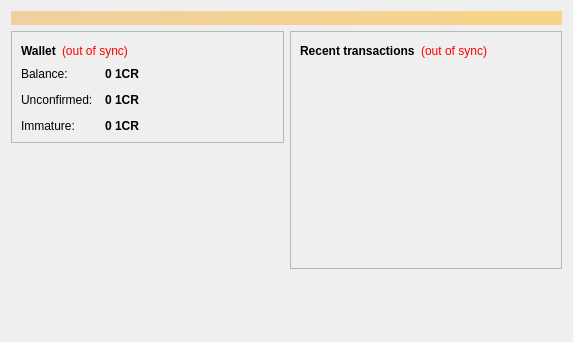
<?xml version="1.0" encoding="UTF-8"?>
<ui version="4.0">
 <class>OverviewPage</class>
 <widget class="QWidget" name="OverviewPage">
  <property name="geometry">
   <rect>
    <x>0</x>
    <y>0</y>
    <width>573</width>
    <height>342</height>
   </rect>
  </property>
  <property name="windowTitle">
   <string>Form</string>
  </property>
  <layout class="QVBoxLayout" name="topLayout">
   <item>
    <widget class="QLabel" name="labelAlerts">
     <property name="visible">
      <bool>false</bool>
     </property>
     <property name="styleSheet">
      <string notr="true">background-color: qlineargradient(x1: 0, y1: 0, x2: 1, y2: 0, stop:0 #F0D0A0, stop:1 #F8D488); color:#000000;</string>
     </property>
     <property name="wordWrap">
      <bool>true</bool>
     </property>
     <property name="margin">
      <number>3</number>
     </property>
    </widget>
   </item>
   <item>
    <layout class="QHBoxLayout" name="horizontalLayout" stretch="1,1">
     <item>
      <layout class="QVBoxLayout" name="verticalLayout_2">
       <item>
        <widget class="QFrame" name="frame">
         <property name="frameShape">
          <enum>QFrame::StyledPanel</enum>
         </property>
         <property name="frameShadow">
          <enum>QFrame::Raised</enum>
         </property>
         <layout class="QVBoxLayout" name="verticalLayout_4">
          <item>
           <layout class="QHBoxLayout" name="horizontalLayout_4">
            <item>
             <widget class="QLabel" name="label_5">
              <property name="font">
               <font>
                <weight>75</weight>
                <bold>true</bold>
               </font>
              </property>
              <property name="text">
               <string>Wallet</string>
              </property>
             </widget>
            </item>
            <item>
             <widget class="QLabel" name="labelWalletStatus">
              <property name="toolTip">
               <string>The displayed information may be out of date. Your wallet automatically synchronizes with the 1CRedit network after a connection is established, but this process has not completed yet.</string>
              </property>
              <property name="styleSheet">
               <string notr="true">QLabel { color: red; }</string>
              </property>
              <property name="text">
               <string notr="true">(out of sync)</string>
              </property>
              <property name="alignment">
               <set>Qt::AlignLeading|Qt::AlignLeft|Qt::AlignVCenter</set>
              </property>
             </widget>
            </item>
            <item>
             <spacer name="horizontalSpacer_2">
              <property name="orientation">
               <enum>Qt::Horizontal</enum>
              </property>
              <property name="sizeHint" stdset="0">
               <size>
                <width>40</width>
                <height>20</height>
               </size>
              </property>
             </spacer>
            </item>
           </layout>
          </item>
          <item>
           <layout class="QFormLayout" name="formLayout_2">
            <property name="fieldGrowthPolicy">
             <enum>QFormLayout::AllNonFixedFieldsGrow</enum>
            </property>
            <property name="horizontalSpacing">
             <number>12</number>
            </property>
            <property name="verticalSpacing">
             <number>12</number>
            </property>
            <item row="0" column="0">
             <widget class="QLabel" name="label">
              <property name="text">
               <string>Balance:</string>
              </property>
             </widget>
            </item>
            <item row="0" column="1">
             <widget class="QLabel" name="labelBalance">
              <property name="font">
               <font>
                <weight>75</weight>
                <bold>true</bold>
               </font>
              </property>
              <property name="cursor">
               <cursorShape>IBeamCursor</cursorShape>
              </property>
              <property name="toolTip">
               <string>Your current balance</string>
              </property>
              <property name="text">
               <string notr="true">0 1CR</string>
              </property>
              <property name="textInteractionFlags">
               <set>Qt::LinksAccessibleByMouse|Qt::TextSelectableByKeyboard|Qt::TextSelectableByMouse</set>
              </property>
             </widget>
            </item>
            <item row="1" column="0">
             <widget class="QLabel" name="label_3">
              <property name="text">
               <string>Unconfirmed:</string>
              </property>
             </widget>
            </item>
            <item row="1" column="1">
             <widget class="QLabel" name="labelUnconfirmed">
              <property name="font">
               <font>
                <weight>75</weight>
                <bold>true</bold>
               </font>
              </property>
              <property name="cursor">
               <cursorShape>IBeamCursor</cursorShape>
              </property>
              <property name="toolTip">
               <string>Total of transactions that have yet to be confirmed, and do not yet count toward the current balance</string>
              </property>
              <property name="text">
               <string notr="true">0 1CR</string>
              </property>
              <property name="textInteractionFlags">
               <set>Qt::LinksAccessibleByMouse|Qt::TextSelectableByKeyboard|Qt::TextSelectableByMouse</set>
              </property>
             </widget>
            </item>
            <item row="2" column="0">
             <widget class="QLabel" name="labelImmatureText">
              <property name="text">
               <string>Immature:</string>
              </property>
             </widget>
            </item>
            <item row="2" column="1">
             <widget class="QLabel" name="labelImmature">
              <property name="font">
               <font>
                <weight>75</weight>
                <bold>true</bold>
               </font>
              </property>
              <property name="toolTip">
               <string>Mined balance that has not yet matured</string>
              </property>
              <property name="text">
               <string notr="true">0 1CR</string>
              </property>
              <property name="textInteractionFlags">
               <set>Qt::LinksAccessibleByMouse|Qt::TextSelectableByKeyboard|Qt::TextSelectableByMouse</set>
              </property>
             </widget>
            </item>
           </layout>
          </item>
         </layout>
        </widget>
       </item>
       <item>
        <spacer name="verticalSpacer">
         <property name="orientation">
          <enum>Qt::Vertical</enum>
         </property>
         <property name="sizeHint" stdset="0">
          <size>
           <width>20</width>
           <height>40</height>
          </size>
         </property>
        </spacer>
       </item>
      </layout>
     </item>
     <item>
      <layout class="QVBoxLayout" name="verticalLayout_3">
       <item>
        <widget class="QFrame" name="frame_2">
         <property name="frameShape">
          <enum>QFrame::StyledPanel</enum>
         </property>
         <property name="frameShadow">
          <enum>QFrame::Raised</enum>
         </property>
         <layout class="QVBoxLayout" name="verticalLayout">
          <item>
           <layout class="QHBoxLayout" name="horizontalLayout_2">
            <item>
             <widget class="QLabel" name="label_4">
              <property name="text">
               <string>&lt;b&gt;Recent transactions&lt;/b&gt;</string>
              </property>
             </widget>
            </item>
            <item>
             <widget class="QLabel" name="labelTransactionsStatus">
              <property name="toolTip">
               <string>The displayed information may be out of date. Your wallet automatically synchronizes with the 1CRedit network after a connection is established, but this process has not completed yet.</string>
              </property>
              <property name="styleSheet">
               <string notr="true">QLabel { color: red; }</string>
              </property>
              <property name="text">
               <string notr="true">(out of sync)</string>
              </property>
              <property name="alignment">
               <set>Qt::AlignRight|Qt::AlignTrailing|Qt::AlignVCenter</set>
              </property>
             </widget>
            </item>
            <item>
             <spacer name="horizontalSpacer">
              <property name="orientation">
               <enum>Qt::Horizontal</enum>
              </property>
              <property name="sizeHint" stdset="0">
               <size>
                <width>40</width>
                <height>20</height>
               </size>
              </property>
             </spacer>
            </item>
           </layout>
          </item>
          <item>
           <widget class="QListView" name="listTransactions">
            <property name="styleSheet">
             <string notr="true">QListView { background: transparent; }</string>
            </property>
            <property name="frameShape">
             <enum>QFrame::NoFrame</enum>
            </property>
            <property name="verticalScrollBarPolicy">
             <enum>Qt::ScrollBarAlwaysOff</enum>
            </property>
            <property name="horizontalScrollBarPolicy">
             <enum>Qt::ScrollBarAlwaysOff</enum>
            </property>
            <property name="selectionMode">
             <enum>QAbstractItemView::NoSelection</enum>
            </property>
           </widget>
          </item>
         </layout>
        </widget>
       </item>
       <item>
        <spacer name="verticalSpacer_2">
         <property name="orientation">
          <enum>Qt::Vertical</enum>
         </property>
         <property name="sizeHint" stdset="0">
          <size>
           <width>20</width>
           <height>40</height>
          </size>
         </property>
        </spacer>
       </item>
      </layout>
     </item>
    </layout>
   </item>
  </layout>
 </widget>
 <resources/>
 <connections/>
</ui>
